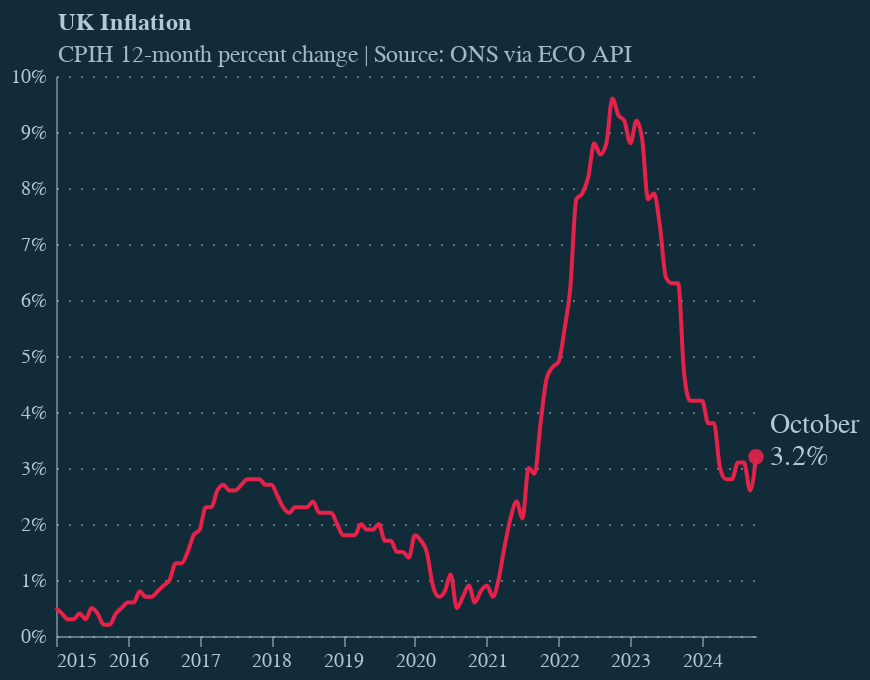

Write notebook code for a chart like this one.
### Code cell
# Example of using the class with a theme
custom_chart = CustomChart(df, theme='dark', start_date='2015-01-01').create_line_chart(
    x='date',
    y='value',
    title="UK Inflation",
    subtitle="CPIH 12-month percent change | Source: ONS via ECO API"
)

custom_chart.display()

### Figure 1 — Vega-Lite specification as saved in the notebook (floating-point values rounded to 4 significant figures)
{"config": {"background": "#122b39", "font": "Circular Std", "axis": {"labelColor": "#b4c8d8", "tickColor": "#b4c8d8", "domainColor": "#b4c8d8", "domainOpacity": 0.5, "title": null}, "axisX": {"grid": false, "labelAngle": 0, "tickCount": 10, "tickOpacity": 0.5}, "axisY": {"gridColor": "#b4c8d8", "gridDash": [1, 5], "gridOpacity": 0.5, "labelPadding": 5, "tickCount": 8, "tickOpacity": 0.5, "ticks": false, "format": "%"}, "line": {"color": "#e6224b"}, "view": {"stroke": null, "continuousWidth": 350, "continuousHeight": 280}, "title": {"anchor": "start", "dx": 24, "fontSize": 12, "subtitleFontSize": 12, "color": "#b4c8d8", "subtitleColor": "#b4c8d8E6", "subtitlePadding": 4, "offset": -1}}, "layer": [{"data": {"name": "data-22809bcd2ef0e2c0809141a67b31d708"}, "mark": {"type": "line", "interpolate": "monotone"}, "encoding": {"x": {"field": "date", "type": "temporal"}, "y": {"field": "value", "type": "quantitative"}}}, {"data": {"name": "data-b447407ba695ab667920d4f51d1f7868"}, "mark": {"type": "point", "color": "#e6224b", "filled": true, "opacity": 0.9, "size": 60}, "encoding": {"x": {"field": "date", "type": "temporal"}, "y": {"field": "value", "type": "quantitative"}}}, {"data": {"name": "data-b447407ba695ab667920d4f51d1f7868"}, "mark": {"type": "text", "align": "left", "baseline": "middle", "color": "#b4c8d8", "dx": 7, "dy": 0, "fontSize": 14}, "encoding": {"text": {"field": "value", "format": ".1%", "type": "quantitative"}, "x": {"field": "date", "type": "temporal"}, "y": {"field": "value", "type": "quantitative"}}}, {"data": {"name": "data-b447407ba695ab667920d4f51d1f7868"}, "mark": {"type": "text", "align": "left", "baseline": "middle", "color": "#b4c8d8", "dx": 7, "dy": -16, "fontSize": 14}, "encoding": {"text": {"field": "date", "format": "%B", "type": "temporal"}, "x": {"field": "date", "type": "temporal"}, "y": {"field": "value", "type": "quantitative"}}}], "title": {"text": "UK Inflation", "subtitle": "CPIH 12-month percent change | Source: ONS via ECO API", "dx": 24}, "$schema": "https://vega.github.io/schema/vega-lite/v5.17.0.json", "datasets": {"data-22809bcd2ef0e2c0809141a67b31d708": [{"date": "2015-01-01T00:00:00", "value": 0.005, "year": "2015", "month": "January"}, {"date": "2015-02-01T00:00:00", "value": 0.004, "year": "2015", "month": "February"}, {"date": "2015-03-01T00:00:00", "value": 0.003, "year": "2015", "month": "March"}, {"date": "2015-04-01T00:00:00", "value": 0.003, "year": "2015", "month": "April"}, {"date": "2015-05-01T00:00:00", "value": 0.004, "year": "2015", "month": "May"}, {"date": "2015-06-01T00:00:00", "value": 0.003, "year": "2015", "month": "June"}, {"date": "2015-07-01T00:00:00", "value": 0.005, "year": "2015", "month": "July"}, {"date": "2015-08-01T00:00:00", "value": 0.004, "year": "2015", "month": "August"}, {"date": "2015-09-01T00:00:00", "value": 0.002, "year": "2015", "month": "September"}, {"date": "2015-10-01T00:00:00", "value": 0.002, "year": "2015", "month": "October"}, {"date": "2015-11-01T00:00:00", "value": 0.004, "year": "2015", "month": "November"}, {"date": "2015-12-01T00:00:00", "value": 0.005, "year": "2015", "month": "December"}, {"date": "2016-01-01T00:00:00", "value": 0.006, "year": "2016", "month": "January"}, {"date": "2016-02-01T00:00:00", "value": 0.006, "year": "2016", "month": "February"}, {"date": "2016-03-01T00:00:00", "value": 0.008, "year": "2016", "month": "March"}, {"date": "2016-04-01T00:00:00", "value": 0.007, "year": "2016", "month": "April"}, {"date": "2016-05-01T00:00:00", "value": 0.007, "year": "2016", "month": "May"}, {"date": "2016-06-01T00:00:00", "value": 0.008, "year": "2016", "month": "June"}, {"date": "2016-07-01T00:00:00", "value": 0.009, "year": "2016", "month": "July"}, {"date": "2016-08-01T00:00:00", "value": 0.01, "year": "2016", "month": "August"}, {"date": "2016-09-01T00:00:00", "value": 0.013, "year": "2016", "month": "September"}, {"date": "2016-10-01T00:00:00", "value": 0.013, "year": "2016", "month": "October"}, {"date": "2016-11-01T00:00:00", "value": 0.015, "year": "2016", "month": "November"}, {"date": "2016-12-01T00:00:00", "value": 0.018, "year": "2016", "month": "December"}, {"date": "2017-01-01T00:00:00", "value": 0.019, "year": "2017", "month": "January"}, {"date": "2017-02-01T00:00:00", "value": 0.023, "year": "2017", "month": "February"}, {"date": "2017-03-01T00:00:00", "value": 0.023, "year": "2017", "month": "March"}, {"date": "2017-04-01T00:00:00", "value": 0.026, "year": "2017", "month": "April"}, {"date": "2017-05-01T00:00:00", "value": 0.027, "year": "2017", "month": "May"}, {"date": "2017-06-01T00:00:00", "value": 0.026, "year": "2017", "month": "June"}, {"date": "2017-07-01T00:00:00", "value": 0.026, "year": "2017", "month": "July"}, {"date": "2017-08-01T00:00:00", "value": 0.027, "year": "2017", "month": "August"}, {"date": "2017-09-01T00:00:00", "value": 0.028, "year": "2017", "month": "September"}, {"date": "2017-10-01T00:00:00", "value": 0.028, "year": "2017", "month": "October"}, {"date": "2017-11-01T00:00:00", "value": 0.028, "year": "2017", "month": "November"}, {"date": "2017-12-01T00:00:00", "value": 0.027, "year": "2017", "month": "December"}, {"date": "2018-01-01T00:00:00", "value": 0.027, "year": "2018", "month": "January"}, {"date": "2018-02-01T00:00:00", "value": 0.025, "year": "2018", "month": "February"}, {"date": "2018-03-01T00:00:00", "value": 0.023, "year": "2018", "month": "March"}, {"date": "2018-04-01T00:00:00", "value": 0.022, "year": "2018", "month": "April"}, {"date": "2018-05-01T00:00:00", "value": 0.023, "year": "2018", "month": "May"}, {"date": "2018-06-01T00:00:00", "value": 0.023, "year": "2018", "month": "June"}, {"date": "2018-07-01T00:00:00", "value": 0.023, "year": "2018", "month": "July"}, {"date": "2018-08-01T00:00:00", "value": 0.024, "year": "2018", "month": "August"}, {"date": "2018-09-01T00:00:00", "value": 0.022, "year": "2018", "month": "September"}, {"date": "2018-10-01T00:00:00", "value": 0.022, "year": "2018", "month": "October"}, {"date": "2018-11-01T00:00:00", "value": 0.022, "year": "2018", "month": "November"}, {"date": "2018-12-01T00:00:00", "value": 0.02, "year": "2018", "month": "December"}, {"date": "2019-01-01T00:00:00", "value": 0.018, "year": "2019", "month": "January"}, {"date": "2019-02-01T00:00:00", "value": 0.018, "year": "2019", "month": "February"}, {"date": "2019-03-01T00:00:00", "value": 0.018, "year": "2019", "month": "March"}, {"date": "2019-04-01T00:00:00", "value": 0.02, "year": "2019", "month": "April"}, {"date": "2019-05-01T00:00:00", "value": 0.019, "year": "2019", "month": "May"}, {"date": "2019-06-01T00:00:00", "value": 0.019, "year": "2019", "month": "June"}, {"date": "2019-07-01T00:00:00", "value": 0.02, "year": "2019", "month": "July"}, {"date": "2019-08-01T00:00:00", "value": 0.017, "year": "2019", "month": "August"}, {"date": "2019-09-01T00:00:00", "value": 0.017, "year": "2019", "month": "September"}, {"date": "2019-10-01T00:00:00", "value": 0.015, "year": "2019", "month": "October"}, {"date": "2019-11-01T00:00:00", "value": 0.015, "year": "2019", "month": "November"}, {"date": "2019-12-01T00:00:00", "value": 0.014, "year": "2019", "month": "December"}, {"date": "2020-01-01T00:00:00", "value": 0.018, "year": "2020", "month": "January"}, {"date": "2020-02-01T00:00:00", "value": 0.017, "year": "2020", "month": "February"}, {"date": "2020-03-01T00:00:00", "value": 0.015, "year": "2020", "month": "March"}, {"date": "2020-04-01T00:00:00", "value": 0.009, "year": "2020", "month": "April"}, {"date": "2020-05-01T00:00:00", "value": 0.007, "year": "2020", "month": "May"}, {"date": "2020-06-01T00:00:00", "value": 0.008, "year": "2020", "month": "June"}, {"date": "2020-07-01T00:00:00", "value": 0.011, "year": "2020", "month": "July"}, {"date": "2020-08-01T00:00:00", "value": 0.005, "year": "2020", "month": "August"}, {"date": "2020-09-01T00:00:00", "value": 0.007, "year": "2020", "month": "September"}, {"date": "2020-10-01T00:00:00", "value": 0.009, "year": "2020", "month": "October"}, {"date": "2020-11-01T00:00:00", "value": 0.006, "year": "2020", "month": "November"}, {"date": "2020-12-01T00:00:00", "value": 0.008, "year": "2020", "month": "December"}, {"date": "2021-01-01T00:00:00", "value": 0.009, "year": "2021", "month": "January"}, {"date": "2021-02-01T00:00:00", "value": 0.007, "year": "2021", "month": "February"}, {"date": "2021-03-01T00:00:00", "value": 0.01, "year": "2021", "month": "March"}, {"date": "2021-04-01T00:00:00", "value": 0.016, "year": "2021", "month": "April"}, {"date": "2021-05-01T00:00:00", "value": 0.021, "year": "2021", "month": "May"}, {"date": "2021-06-01T00:00:00", "value": 0.024, "year": "2021", "month": "June"}, {"date": "2021-07-01T00:00:00", "value": 0.021, "year": "2021", "month": "July"}, {"date": "2021-08-01T00:00:00", "value": 0.03, "year": "2021", "month": "August"}, {"date": "2021-09-01T00:00:00", "value": 0.029, "year": "2021", "month": "September"}, {"date": "2021-10-01T00:00:00", "value": 0.038, "year": "2021", "month": "October"}, {"date": "2021-11-01T00:00:00", "value": 0.046, "year": "2021", "month": "November"}, {"date": "2021-12-01T00:00:00", "value": 0.048, "year": "2021", "month": "December"}, {"date": "2022-01-01T00:00:00", "value": 0.049, "year": "2022", "month": "January"}, {"date": "2022-02-01T00:00:00", "value": 0.055, "year": "2022", "month": "February"}, {"date": "2022-03-01T00:00:00", "value": 0.062, "year": "2022", "month": "March"}, {"date": "2022-04-01T00:00:00", "value": 0.078, "year": "2022", "month": "April"}, {"date": "2022-05-01T00:00:00", "value": 0.079, "year": "2022", "month": "May"}, {"date": "2022-06-01T00:00:00", "value": 0.082, "year": "2022", "month": "June"}, {"date": "2022-07-01T00:00:00", "value": 0.088, "year": "2022", "month": "July"}, {"date": "2022-08-01T00:00:00", "value": 0.086, "year": "2022", "month": "August"}, {"date": "2022-09-01T00:00:00", "value": 0.088, "year": "2022", "month": "September"}, {"date": "2022-10-01T00:00:00", "value": 0.096, "year": "2022", "month": "October"}, {"date": "2022-11-01T00:00:00", "value": 0.093, "year": "2022", "month": "November"}, {"date": "2022-12-01T00:00:00", "value": 0.092, "year": "2022", "month": "December"}, {"date": "2023-01-01T00:00:00", "value": 0.088, "year": "2023", "month": "January"}, {"date": "2023-02-01T00:00:00", "value": 0.092, "year": "2023", "month": "February"}, {"date": "2023-03-01T00:00:00", "value": 0.089, "year": "2023", "month": "March"}, {"date": "2023-04-01T00:00:00", "value": 0.078, "year": "2023", "month": "April"}, {"date": "2023-05-01T00:00:00", "value": 0.079, "year": "2023", "month": "May"}, {"date": "2023-06-01T00:00:00", "value": 0.073, "year": "2023", "month": "June"}, {"date": "2023-07-01T00:00:00", "value": 0.064, "year": "2023", "month": "July"}, {"date": "2023-08-01T00:00:00", "value": 0.063, "year": "2023", "month": "August"}, {"date": "2023-09-01T00:00:00", "value": 0.063, "year": "2023", "month": "September"}, {"date": "2023-10-01T00:00:00", "value": 0.047, "year": "2023", "month": "October"}, {"date": "2023-11-01T00:00:00", "value": 0.042, "year": "2023", "month": "November"}, {"date": "2023-12-01T00:00:00", "value": 0.042, "year": "2023", "month": "December"}, {"date": "2024-01-01T00:00:00", "value": 0.042, "year": "2024", "month": "January"}, {"date": "2024-02-01T00:00:00", "value": 0.038, "year": "2024", "month": "February"}, {"date": "2024-03-01T00:00:00", "value": 0.038, "year": "2024", "month": "March"}, {"date": "2024-04-01T00:00:00", "value": 0.03, "year": "2024", "month": "April"}, {"date": "2024-05-01T00:00:00", "value": 0.028, "year": "2024", "month": "May"}, {"date": "2024-06-01T00:00:00", "value": 0.028, "year": "2024", "month": "June"}, {"date": "2024-07-01T00:00:00", "value": 0.031, "year": "2024", "month": "July"}, {"date": "2024-08-01T00:00:00", "value": 0.031, "year": "2024", "month": "August"}, {"date": "2024-09-01T00:00:00", "value": 0.026, "year": "2024", "month": "September"}, {"date": "2024-10-01T00:00:00", "value": 0.032, "year": "2024", "month": "October"}], "data-b447407ba695ab667920d4f51d1f7868": [{"date": "2024-10-01T00:00:00", "value": 0.032, "year": "2024", "month": "October"}]}}
